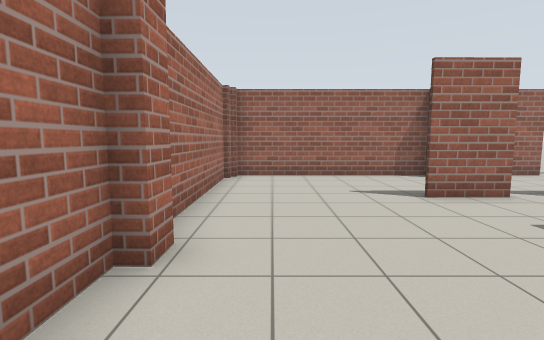
[1] (above)

18 first-person views from a walk through a world built for the Gazebo simulator. The camera is 1.2 m above the floor, tilts 6° down and sees 85° across. The floor is counted in squares, 1 m on a side. Each view is taken from the middle of a square. On the plan, view 1 faces up. The plan holds only what a view shows up to about 13 squares ahead; the rest is blank. Simple patterns stand in for the simulator's built-in surfaces. Simple shapes stand in for some stock models.

[2]
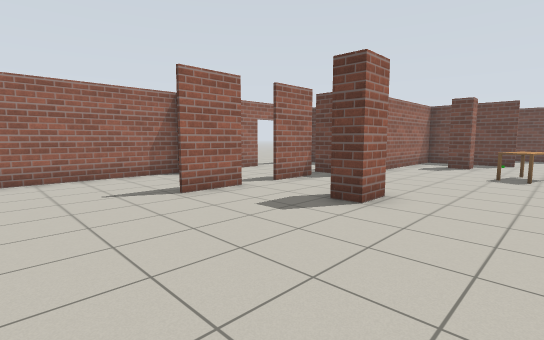

[3]
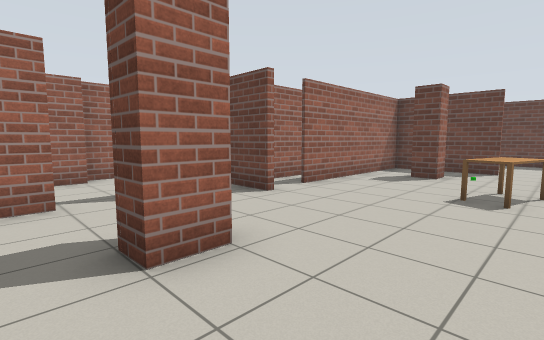

[4]
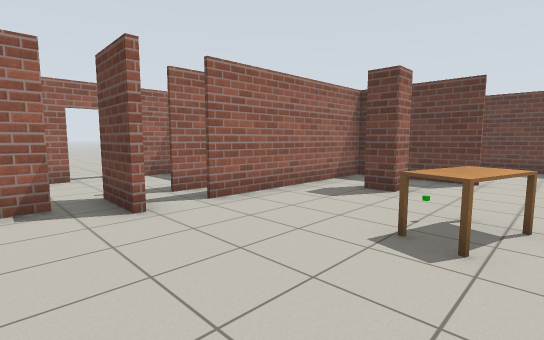

[5]
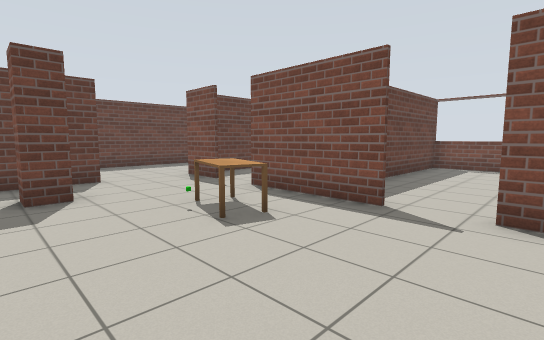

[6]
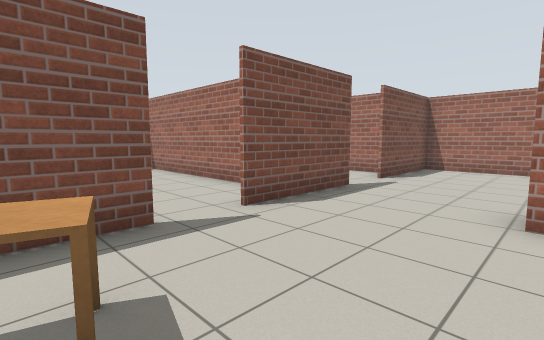

[7]
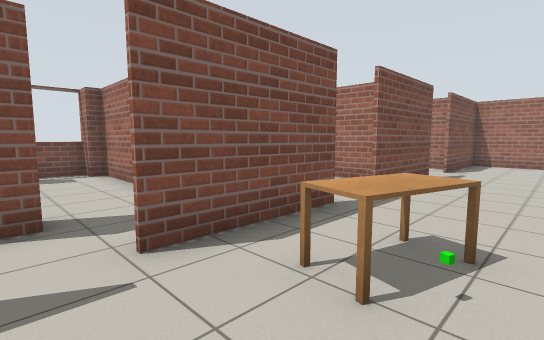

[8]
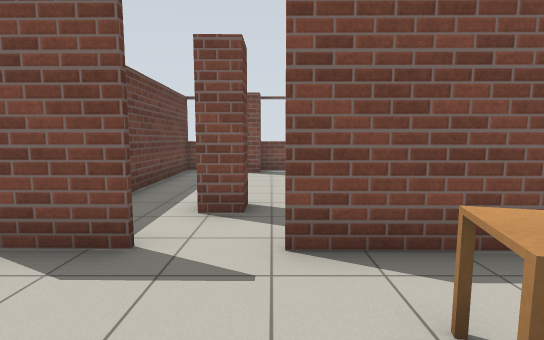

[9]
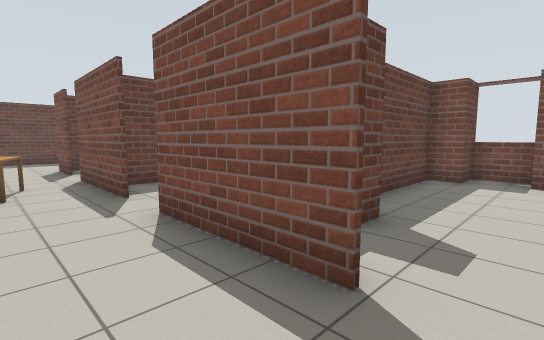

[10]
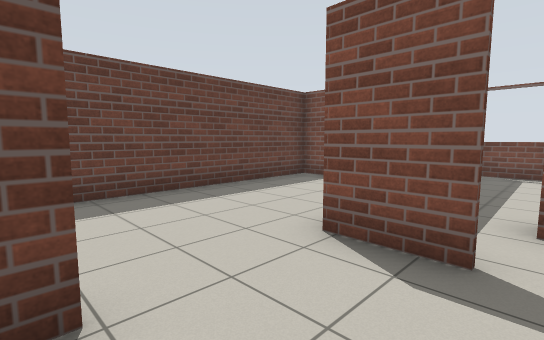

[11]
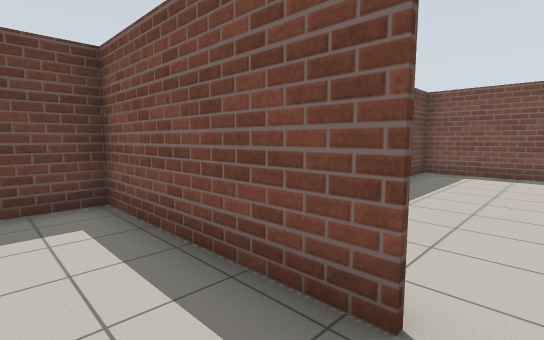

[12]
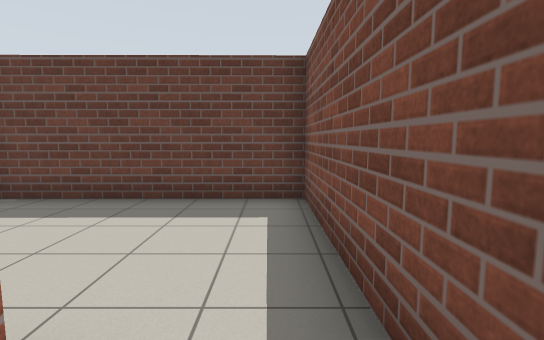

[13]
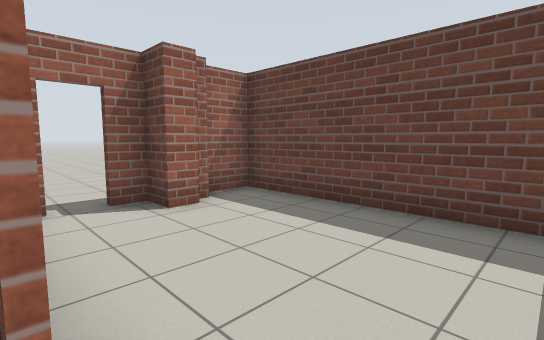

[14]
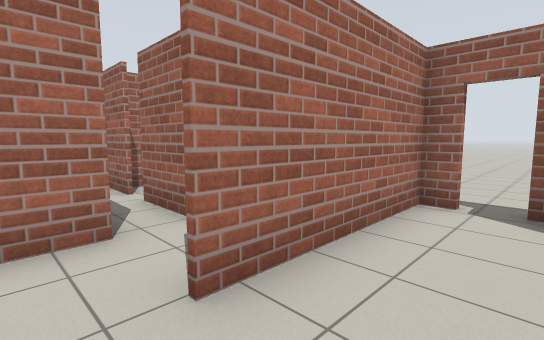

[15]
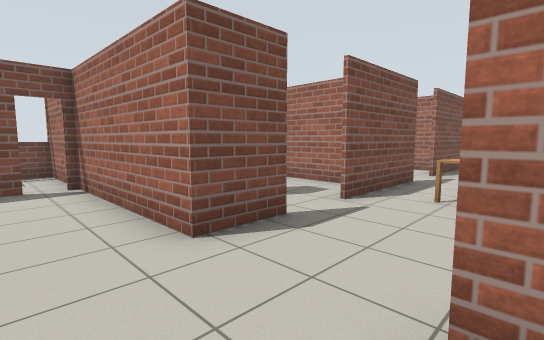

[16]
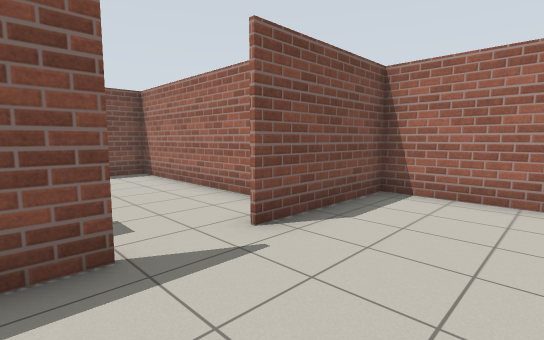

[17]
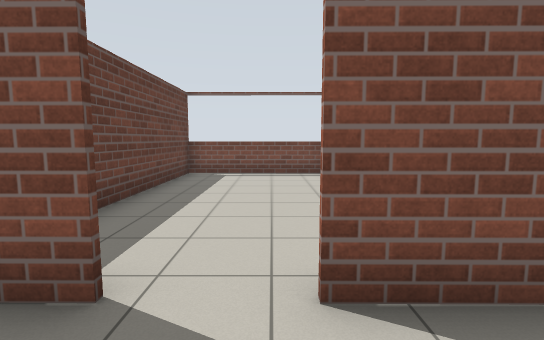

[18]
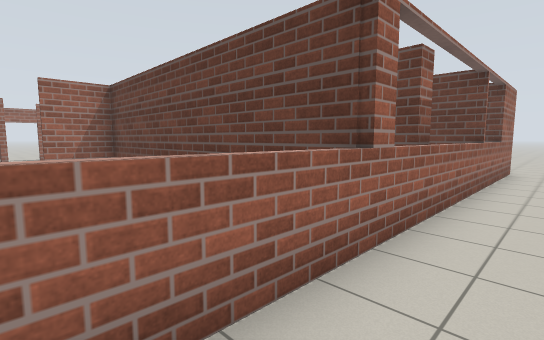

### Floor plan
Points are (right, up) in squares from view 1. A wall is a line through its corners. A room is listed if a view was taken in it or the views show most of it. See-through windows are left out.
Room 1 (views 1, 2, 3, 4, 5, 6, 7, 8, 9, 10, 16, 17)
walls: (6.1, 2.7) (5, 2.7) (5, 3.4); (4.9, 6) (3.1, 6); (7.9, 6) (6.1, 6); (8.7, 4.8) (8.8, 6.5); (6.2, 9.1) (5.3, 9.2); (4.1, -1) (7.7, -1); (5.1, 9.7) (-1.3, 9.7) (-1.3, 9); (9.2, -1.1) (12.9, -1.1); (8.9, 9.7) (6.1, 9.7); (-1.1, 3.3) (-1.1, 2.6) (-1.5, 2.6) (-1.5, -0.9) (2.4, -1); (13.4, 6.3) (10.1, 6.3); (11.7, 9.7) (10.7, 9.7); (14.4, 2.7) (13.7, 2.7) (13.6, 3.5) (14.5, 3.5); (-1.5, 9.1) (-1.5, 4.2); (14.5, -1.1) (16.2, -1.1); (16.1, 1.5) (16.1, 5) (10.2, 5)
ways out: opening at (16, 0.5) to room 3; opening at (8.5, -1) to room 5; opening at (13.5, -1) to room 6; opening at (3.5, -1) to room 7; open door at (9.5, 10); gap at (5.5, 6); gap at (8, 6); gap at (10, 6)
objects: table (11, 1); green box (12, 1)
Room 2 (views 11, 12, 13, 14)
walls: (20.9, 8.8) (20.4, 8.8) (20.4, 9.8); (17.6, 3.3) (22.9, 3.3) (22.8, 9.7) (19.6, 9.7); (16.2, 5.2) (16.2, 4); (18.7, 9.7) (18.1, 9.7) (18.1, 5)
low walls: (18, 5) (18, 6.1)
ways out: open door at (17, 3) to room 3; open door at (19, 10)
Room 3 (view 15)
walls: (16.2, -1.1) (16.2, -6.1); (17.3, -6.2) (20.6, -6.2) (20.5, 2.4); (16.2, 2) (16.2, 1.5)
ways out: opening at (16, 0.5) to room 1; open door at (17, 3) to room 2; open door at (17, -6)
Room 4 (view 18)
walls: (14.1, -9.2) (13.4, -9.1); (18.6, -9.7) (18.6, -9.2); (20.8, -9.6) (7.9, -9.5)
Room 5 (no view inside)
walls: (5.9, -1.6) (6, -8.9); (10.9, -9.6) (11, -1.2) (9.3, -1.2)
low walls: (6.2, -9.3) (10.9, -9.4)
ways out: opening at (8.5, -1) to room 1
Room 6 (no view inside)
walls: (13.5, -3.4) (13.5, -2.7) (14.3, -2.7); (11, -6.1) (11, -8.6); (11.1, -2.3) (11.1, -4.4); (13.4, -8.5) (13.9, -8.5); (11.4, -9.4) (17.2, -9.4); (16.1, -9.7) (16.1, -1.5)
ways out: opening at (13.5, -1) to room 1
Room 7 (no view inside)
walls: (5, -3.4) (5, -2.8); (4.9, -8.4) (5.9, -8.4) (5.8, -5.1); (0.9, -1.4) (0.9, -8.3) (3.7, -8.3)
low walls: (3.6, -9.3) (4.9, -9.3)
ways out: opening at (3.5, -1) to room 1

Positions as (right, up) in squares from view 1, and headings:
1: (0, 0), facing up
2: (0, 0), facing up-right
3: (4, 0), facing up-right
4: (7, 0), facing up-right
5: (7, 4), facing down-right
6: (11, 3), facing down-left
7: (14, 2), facing down-left
8: (13, 2), facing down
9: (3, 1), facing down-right
10: (14, 2), facing down-right
11: (17, 5), facing down-right
12: (17, 4), facing right
13: (18, 4), facing up-right
14: (20, 4), facing up-left
15: (18, 2), facing down-left
16: (5, 2), facing down-left
17: (8, 1), facing down
18: (8, -11), facing up-right
